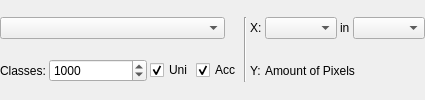
             <widget class="QWidget" name="page_PlotPixel_Hist">
              <layout class="QGridLayout" name="gridLayout_8">
               <property name="leftMargin">
                <number>0</number>
               </property>
               <property name="topMargin">
                <number>0</number>
               </property>
               <property name="rightMargin">
                <number>0</number>
               </property>
               <property name="bottomMargin">
                <number>0</number>
               </property>
               <property name="spacing">
                <number>3</number>
               </property>
               <item row="0" column="0" colspan="4">
                <widget class="QComboBox" name="comboBox_PlotPixel_Hist_Mode">
                 <property name="minimumSize">
                  <size>
                   <width>225</width>
                   <height>0</height>
                  </size>
                 </property>
                 <property name="maximumSize">
                  <size>
                   <width>225</width>
                   <height>16777215</height>
                  </size>
                 </property>
                </widget>
               </item>
               <item row="0" column="4" rowspan="2">
                <widget class="Line" name="line_PlotPixel_Hist">
                 <property name="orientation">
                  <enum>Qt::Vertical</enum>
                 </property>
                </widget>
               </item>
               <item row="0" column="5">
                <widget class="QLabel" name="label_PlotPixel_Hist_X">
                 <property name="sizePolicy">
                  <sizepolicy hsizetype="Maximum" vsizetype="Preferred">
                   <horstretch>0</horstretch>
                   <verstretch>0</verstretch>
                  </sizepolicy>
                 </property>
                 <property name="text">
                  <string>X:</string>
                 </property>
                </widget>
               </item>
               <item row="0" column="6">
                <widget class="QComboBox" name="comboBox_PlotPixel_Hist_Component"/>
               </item>
               <item row="0" column="7">
                <widget class="QLabel" name="label_PlotPixel_Hist_X_Description">
                 <property name="sizePolicy">
                  <sizepolicy hsizetype="Maximum" vsizetype="Preferred">
                   <horstretch>0</horstretch>
                   <verstretch>0</verstretch>
                  </sizepolicy>
                 </property>
                 <property name="text">
                  <string>in</string>
                 </property>
                </widget>
               </item>
               <item row="0" column="8">
                <widget class="QComboBox" name="comboBox_PlotPixel_Hist_Image"/>
               </item>
               <item row="1" column="0">
                <widget class="QLabel" name="label_PlotPixel_Hist_Classes">
                 <property name="sizePolicy">
                  <sizepolicy hsizetype="Maximum" vsizetype="Preferred">
                   <horstretch>0</horstretch>
                   <verstretch>0</verstretch>
                  </sizepolicy>
                 </property>
                 <property name="minimumSize">
                  <size>
                   <width>0</width>
                   <height>0</height>
                  </size>
                 </property>
                 <property name="maximumSize">
                  <size>
                   <width>16777215</width>
                   <height>16777215</height>
                  </size>
                 </property>
                 <property name="text">
                  <string>Classes:</string>
                 </property>
                </widget>
               </item>
               <item row="1" column="1">
                <widget class="QSpinBox" name="spinBox_PlotPixel_Hist_Classes">
                 <property name="sizePolicy">
                  <sizepolicy hsizetype="Fixed" vsizetype="Fixed">
                   <horstretch>0</horstretch>
                   <verstretch>0</verstretch>
                  </sizepolicy>
                 </property>
                 <property name="minimumSize">
                  <size>
                   <width>98</width>
                   <height>0</height>
                  </size>
                 </property>
                 <property name="maximumSize">
                  <size>
                   <width>16777215</width>
                   <height>16777215</height>
                  </size>
                 </property>
                 <property name="minimum">
                  <number>1</number>
                 </property>
                 <property name="maximum">
                  <number>10000</number>
                 </property>
                 <property name="singleStep">
                  <number>10</number>
                 </property>
                 <property name="value">
                  <number>1000</number>
                 </property>
                </widget>
               </item>
               <item row="1" column="2">
                <widget class="QCheckBox" name="checkBox_PlotPixel_Hist_Uniform">
                 <property name="sizePolicy">
                  <sizepolicy hsizetype="Maximum" vsizetype="Fixed">
                   <horstretch>0</horstretch>
                   <verstretch>0</verstretch>
                  </sizepolicy>
                 </property>
                 <property name="minimumSize">
                  <size>
                   <width>0</width>
                   <height>0</height>
                  </size>
                 </property>
                 <property name="maximumSize">
                  <size>
                   <width>16777215</width>
                   <height>16777215</height>
                  </size>
                 </property>
                 <property name="text">
                  <string>Uni</string>
                 </property>
                 <property name="checked">
                  <bool>true</bool>
                 </property>
                </widget>
               </item>
               <item row="1" column="3">
                <widget class="QCheckBox" name="checkBox_PlotPixel_Hist_Accumulate">
                 <property name="sizePolicy">
                  <sizepolicy hsizetype="Maximum" vsizetype="Fixed">
                   <horstretch>0</horstretch>
                   <verstretch>0</verstretch>
                  </sizepolicy>
                 </property>
                 <property name="minimumSize">
                  <size>
                   <width>0</width>
                   <height>0</height>
                  </size>
                 </property>
                 <property name="maximumSize">
                  <size>
                   <width>16777215</width>
                   <height>16777215</height>
                  </size>
                 </property>
                 <property name="text">
                  <string>Acc</string>
                 </property>
                 <property name="checked">
                  <bool>true</bool>
                 </property>
                </widget>
               </item>
               <item row="1" column="5">
                <widget class="QLabel" name="label_PlotPixel_Hist_Y">
                 <property name="sizePolicy">
                  <sizepolicy hsizetype="Maximum" vsizetype="Preferred">
                   <horstretch>0</horstretch>
                   <verstretch>0</verstretch>
                  </sizepolicy>
                 </property>
                 <property name="text">
                  <string>Y:</string>
                 </property>
                </widget>
               </item>
               <item row="1" column="6" colspan="3">
                <widget class="QLabel" name="label_PlotPixel_Hist_Y_Description">
                 <property name="text">
                  <string>Amount of Pixels</string>
                 </property>
                </widget>
               </item>
              </layout>
             </widget>
